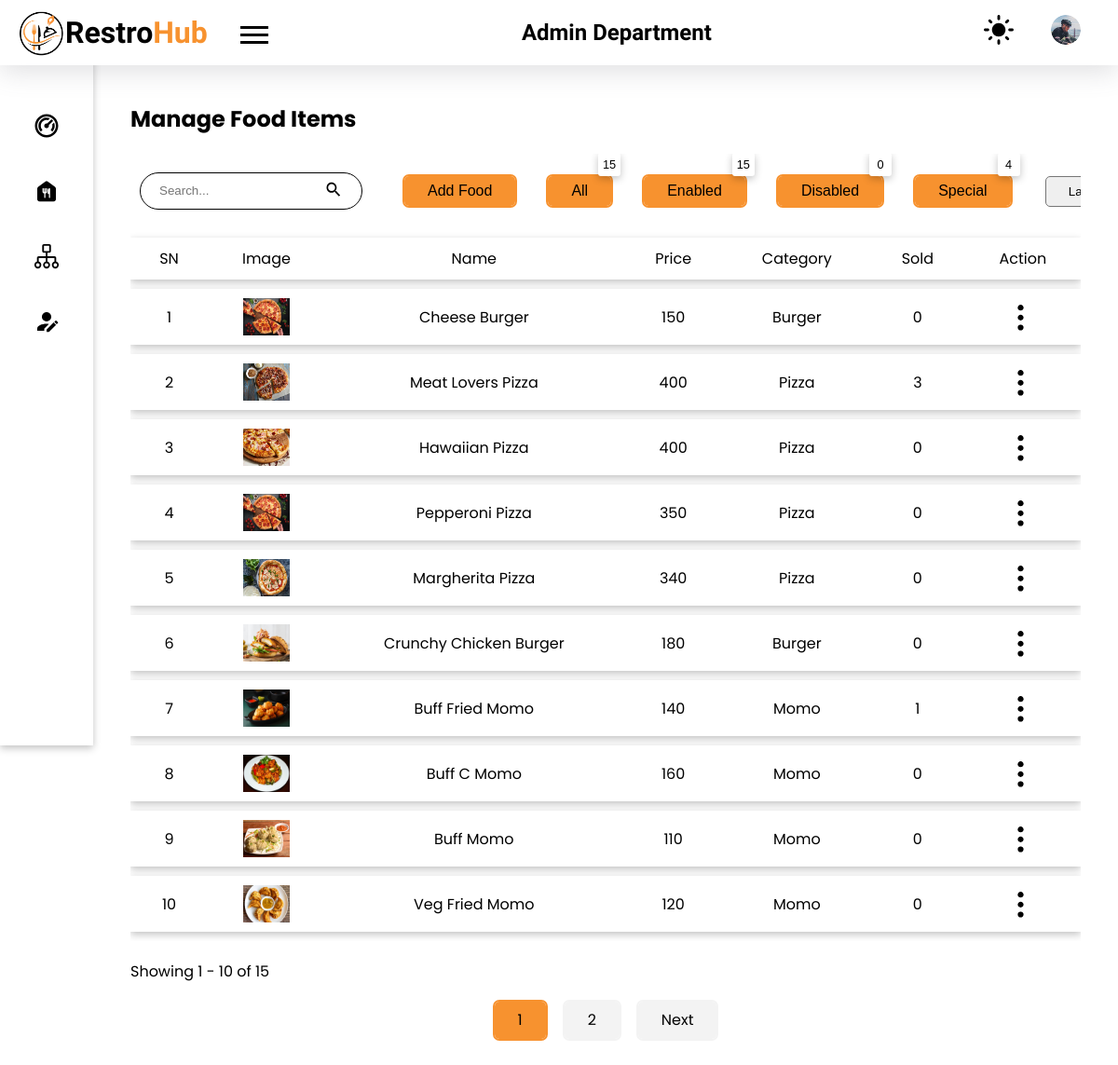
Screenshot of /admin/manage-foods.php (signed in) with the database file from the repository.
### tables this page shows
CREATE TABLE `food` (
  `f_id` int(11) NOT NULL,
  `img` varchar(100) DEFAULT NULL,
  `name` varchar(100) DEFAULT NULL,
  `price` int(11) DEFAULT NULL,
  `cooking_time` int(11) DEFAULT NULL,
  `description` varchar(500) NOT NULL,
  `veg` int(1) NOT NULL,
  `product_id` varchar(30) NOT NULL,
  `short_desc` varchar(50) NOT NULL,
  `ingredients` varchar(500) NOT NULL,
  `disabled` int(11) NOT NULL,
  `special` int(11) NOT NULL,
  `category` int(11) NOT NULL
);

CREATE TABLE `category` (
  `cat_id` int(11) NOT NULL,
  `image` varchar(100) NOT NULL,
  `cat_name` varchar(50) NOT NULL
);

### admin/components/calculate-offset.php (called while the page is built, shortened)
<?php
if (isset($_GET['page'])) {
    $page = mysqli_real_escape_string($conn, $_GET['page']);
    if (!is_numeric($page)) {
        $page = 1;
    }
} else {
    $page = 1;
}
$offset = intval(($page - 1) * $limit);
?>

### admin/manage-foods.php (the view, shortened to what this page needs)
<!DOCTYPE html>
<html lang="en">
<head>
    <link rel="stylesheet" href="../styles/style.css">
</head>
<body>
    <?php
    require("./components/header.php");
    require("./components/sidebar.php");
    ?>
    <main class="admin_dashboard_body">
        <section class="dashboard_inner-head flex items-center">
            <h2>Manage Food Items <?php if (isset($_GET['filter-by']))
                                        echo "(" . $_GET['filter-by'] . ")"; ?></h2>
        </section>
                            <?php
                            require("../config.php");
                            ?>
        <div class="flex items-center mt-20 scroll">
            <div class="flex items-center">
                <form action="./manage-foods.php" method="get" class="search_form border-curve-lg">
                    <div class="flex items-center">
                        <input type="search" placeholder="Search..." class="no_outline search_employee" name="search" id="search-employee">
                        <button type="submit" class="no_bg no_outline"><img src="../images/ic_search.svg" alt="search icon"></button>
                    </div>
                </form>
                <button class="button ml-35 border-curve popper-btn">Add Food</button>
                <?php
                $sql = "SELECT * FROM food";
                $result = mysqli_query($conn, $sql);
                $count = mysqli_num_rows($result);
                $sql_enabled = "SELECT * FROM food where disabled = 0";
                $result_enabled = mysqli_query($conn, $sql_enabled);
                $count_enabled = mysqli_num_rows($result_enabled);
                $sql_disabled = "SELECT * FROM food where disabled = 1";
                $result_disabled = mysqli_query($conn, $sql_disabled);
                $count_disabled = mysqli_num_rows($result_disabled);
                $sql_special = "SELECT * FROM food where special = 1";
                $result_special = mysqli_query($conn, $sql_special);
                $count_special = mysqli_num_rows($result_special);
                ?>
                <a href="?filter-by=all" class="ml-35">
                    <button class="button border-curve relative">All
                        <div class="count-top rect shadow"><?php
                                                        echo $count;
                                                        ?>
                        </div>
                    </button>
                </a>
                <a href="?filter-by=enabled" class="ml-35">
                    <button class="button border-curve relative">Enabled
                        <div class="count-top rect shadow"><?php
                                                        echo $count_enabled;
                                                        ?>
                        </div>
                    </button>
                </a>
                <a href="?filter-by=disabled" class="ml-35">
                    <button class="button border-curve relative">Disabled
                        <div class="count-top rect shadow"><?php
                                                        echo $count_disabled;
                                                        ?>
                        </div>
                    </button>
                </a>
                <a href="?filter-by=special" class="ml-35">
                    <button class="button border-curve relative">Special
                        <div class="count-top rect shadow"><?php
                                                        echo $count_special;
                                                        ?>
                        </div>
                    </button>
                </a>
            </div>
            <div class="filter flex items-center ml-35">
                <form action="./manage-foods.php" method="get" class="filter-form ml-35">
                    <select name="filter" class="p_7-20 border-curve pointer">
                        <option value="last-added" class="pointer" <?php if (isset($_GET['filter']) && $_GET['filter'] == "last-added")
                                                                        echo "selected";
                                                                    if (!isset($_GET['filter']))
                                                                        echo "selected"; ?>>Last added</option>
                    </select>
                </form>
            </div>
        </div>
        <?php
        $limit = 10;
        require './components/calculate-offset.php';
        $sql_food = "SELECT
                            f.f_id,
                            f.img,
                            f.name,
                            f.price,
                            f.veg,
                            f.disabled,
                            f.special,
                            c.cat_name,
                            COALESCE(total_sold, 0) AS total_sold
                        FROM food f
                        LEFT JOIN (
                            SELECT
                                f.f_id,
                                SUM(CASE WHEN aos.status = 'delivered' THEN o.qty ELSE 0 END) AS total_sold
                            FROM orders o
                            INNER JOIN food f ON o.f_id = f.f_id
                            LEFT JOIN aos ON o.id = aos.order_id
                            GROUP BY f.f_id
                        ) AS sd ON f.f_id = sd.f_id
                            INNER JOIN category c ON f.category = c.cat_id";
        if (isset($_GET['filter-by'])) {
            $filter_by = mysqli_real_escape_string($conn, $_GET['filter-by']);
            if ($filter_by == 'all') {
                $sql = $sql_food . " order by f.f_id desc limit $offset, $limit";
            } else if ($filter_by == 'enabled') {
                $sql = $sql_food . " where disabled = 0 order by f.f_id desc limit $offset, $limit";
            } else if ($filter_by == 'disabled') {
                $sql = $sql_food . " where disabled = 1 order by f.f_id desc limit $offset, $limit";
            } else if ($filter_by == 'special') {
                $sql = $sql_food . " where special = 1 order by f.f_id desc limit $offset, $limit";
            }
        } else {
            $sql = $sql_food . " order by f.f_id desc limit $offset, $limit";
        }
        $res = mysqli_query($conn, $sql) or die("Could not fetch food items from database");
        if (mysqli_num_rows($res) > 0) {
        ?>
        <div class="table scroll">
            <table>
                <tr class="shadow">
                    <th>SN</th>
                    <th>Image</th>
                    <th>Name</th>
                    <th>Price</th>
                    <th>Category</th>
                    <th>Sold</th>
                    <th>Action</th>
                </tr>
                <?php
                $i = $offset;
                while ($row = mysqli_fetch_assoc($res)) {
                    $i++;
                    $cat_name = $row['cat_name'];
                    $total_sold = $row['total_sold'];
                ?>
                    <tr class="shadow">
                        <td><?php echo $i; ?></td>
                        <td>
                            <img src="../uploads/foods/<?php echo $row['img']; ?>" alt="food image" class="table_food-img">
                        </td>
                        <td><?php echo $row['name']; ?></td>
                        <td><?php echo $row['price']; ?></td>
                        <td><?php echo $cat_name; ?></td>
                        <td><?php echo $total_sold; ?></td>
                        <td class="table_action_container">
                            <button class="no_bg no_outline table_option-menu">
                                <img src="../images/ic_options.svg" alt="options menu">
                            </button>
                        </td>
                    </tr>
                <?php } ?>
            </table>
        </div>
        <?php
            require './components/pagination.php';
        } else
            echo "<p class='mt-20'>No Record Found</p>";
        ?>
    </main>
</body>
</html>

### styles/style.css (style rules this page uses)
:root { --black: #000000; --gray: #afafaf; --light-gray: #f3f3f3; --primary-color: #F7922F; --trans-black: #00000030; --very-trans-black: #00000020; --trans-green: #DCFFD380; --trans-green-text: #30B900; --trans-yellow: #fafd3e67; --trans-yellow-text: #46500C; --trans-purple: #FFA0FB66; --trans-purple-text: #A500F3; --trans-primary: #F7922F50; --trans-red: #FFD6D6; --trans-red-text: #934747; --white: #ffffff; }
* { margin: 0; padding: 0; box-sizing: border-box; list-style: none; text-decoration: none; color: var(--black); }
html { scroll-behavior: smooth; }
.no_outline { outline: none; border: none; }
.no_bg { background-color: transparent; }
body { background-color: var(--white); }
a, button, a>*, button>*, input[type="submit"], .menu__for-sidebar, .menu__for-sidebar>*, .admin_profile_image, .date_filter_close, .popper-btn, .pointer { cursor: pointer; }
.shadow { box-shadow: rgba(0, 0, 0, 0.24) 0px 3px 8px; }
.mt-20 { margin-top: 20px !important; }
.p_7-20 { padding: 7px 20px; }
.ml-35 { margin-left: 35px; }
.border-curve { border-radius: 5px; }
.border-curve-lg { border-radius: 25px; }
.flex { display: flex; align-items: flex-start; justify-content: space-between; flex-direction: row; }
.items-center { align-items: center; }
.relative { position: relative; }
body, .body-text { font-family: 'Poppins', sans-serif; }
.button { background-color: var(--primary-color); padding: 7px 25px; font-size: 1rem; min-width: fit-content; border: none !important; vertical-align: middle; outline: 2px solid var(--primary-color); }
.table, .checkout_table { overflow-x: auto; white-space: nowrap; }
.search_form { border: 2px solid var(--black); height: 40px; margin: 0 10px; padding: 3px 5px; }
.admin_dashboard_body { padding: 40px 40px 40px 140px; max-width: 1440px; }
.filter-form { margin-right: 30px; }
.scroll { padding: 20px 0; overflow-x: auto; }
.table.scroll { padding: 0 !important; }
.table_action_container { position: relative; }
.count-top { position: absolute; top: -12px; right: -10px; background-color: var(--white); padding: 5px; border-radius: 50%; font-size: 0.8rem; min-height: 1.5rem; min-width: 1.5rem; }
.count-top.rect { border-radius: 3px; top: -25px; }
.search_form { border: 1px solid var(--black); padding: 7px 20px; transition: 0.3s; }
.search_form div img { width: 20px; }
table { border-collapse: separate; border-spacing: 0 10px; text-align: center; width: 100%; }
table th { font-weight: normal; }
table tr { background-color: var(--white); }
table tr td, table tr th { padding: 10px 20px; width: fit-content; }
.table_food-img { width: 50px; height: 40px; vertical-align: middle; }
.table_option-menu { transform: rotate(90deg); cursor: pointer; height: 35px; vertical-align: middle; }
h2 { font-size: 24px; }
.table { padding: 5px; }

### rows the page displays
food: img (picture), name "Cheese Burger", price "150", category.cat_name "Burger", total_sold "0"
food: img (picture), name "Meat Lovers Pizza", price "400", category.cat_name "Pizza", total_sold "3"
food: img (picture), name "Hawaiian Pizza", price "400", category.cat_name "Pizza", total_sold "0"
food: img (picture), name "Pepperoni Pizza", price "350", category.cat_name "Pizza", total_sold "0"
food: img (picture), name "Margherita Pizza", price "340", category.cat_name "Pizza", total_sold "0"
food: img (picture), name "Crunchy Chicken Burger", price "180", category.cat_name "Burger", total_sold "0"
food: img (picture), name "Buff Fried Momo", price "140", category.cat_name "Momo", total_sold "1"
food: img (picture), name "Buff C Momo", price "160", category.cat_name "Momo", total_sold "0"
food: img (picture), name "Buff Momo", price "110", category.cat_name "Momo", total_sold "0"
food: img (picture), name "Veg Fried Momo", price "120", category.cat_name "Momo", total_sold "0"

### other values shown
$count "15"
$count_enabled "15"
$count_disabled "0"
$count_special "4"
$offset + 1 "1"
$offset + $limit "10"
